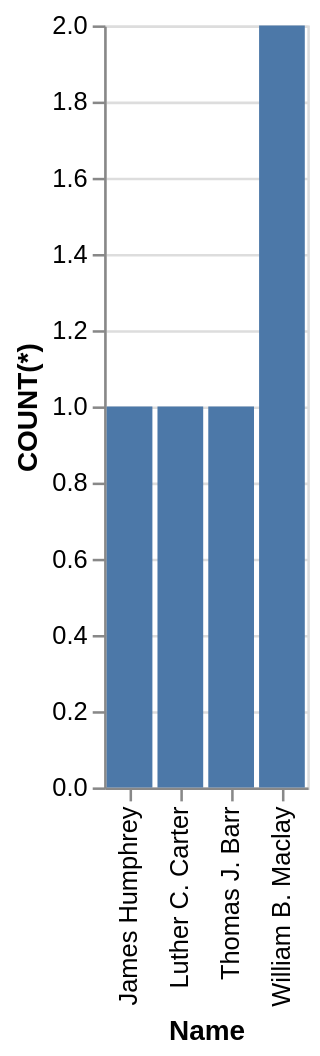

Describe this chart as a Vega-Lite specification.
### Vega-Lite specification from a JSON file in a GitHub repository (floating-point values rounded to 4 significant figures)
{"data": {"values": [{"x_data": "James Humphrey", "y_data": 1}, {"x_data": "Luther C. Carter", "y_data": 1}, {"x_data": "Thomas J. Barr", "y_data": 1}, {"x_data": "William B. Maclay", "y_data": 2}]}, "mark": "bar", "encoding": {"x": {"field": "x_data", "type": "nominal", "title": "Name", "sort": "ascending"}, "y": {"field": "y_data", "type": "quantitative", "title": "COUNT(*)"}}}
